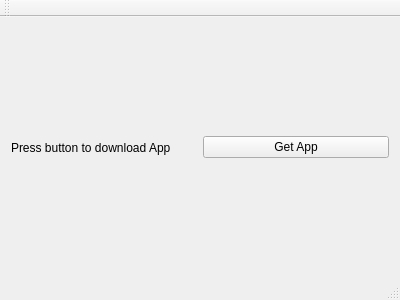
<?xml version="1.0" encoding="UTF-8"?>
<ui version="4.0">
 <class>MainWindow</class>
 <widget class="QMainWindow" name="MainWindow">
  <property name="geometry">
   <rect>
    <x>0</x>
    <y>0</y>
    <width>400</width>
    <height>300</height>
   </rect>
  </property>
  <property name="windowTitle">
   <string>MainWindow</string>
  </property>
  <widget class="QWidget" name="centralWidget">
   <layout class="QHBoxLayout" name="horizontalLayout">
    <item>
     <widget class="QLabel" name="label">
      <property name="text">
       <string>Press button to download App</string>
      </property>
     </widget>
    </item>
    <item>
     <widget class="QPushButton" name="pushButton">
      <property name="text">
       <string>Get App</string>
      </property>
     </widget>
    </item>
   </layout>
  </widget>
  <widget class="QMenuBar" name="menuBar">
   <property name="geometry">
    <rect>
     <x>0</x>
     <y>0</y>
     <width>400</width>
     <height>17</height>
    </rect>
   </property>
  </widget>
  <widget class="QToolBar" name="mainToolBar">
   <attribute name="toolBarArea">
    <enum>TopToolBarArea</enum>
   </attribute>
   <attribute name="toolBarBreak">
    <bool>false</bool>
   </attribute>
  </widget>
  <widget class="QStatusBar" name="statusBar"/>
 </widget>
 <layoutdefault spacing="6" margin="11"/>
 <resources/>
 <connections/>
</ui>
